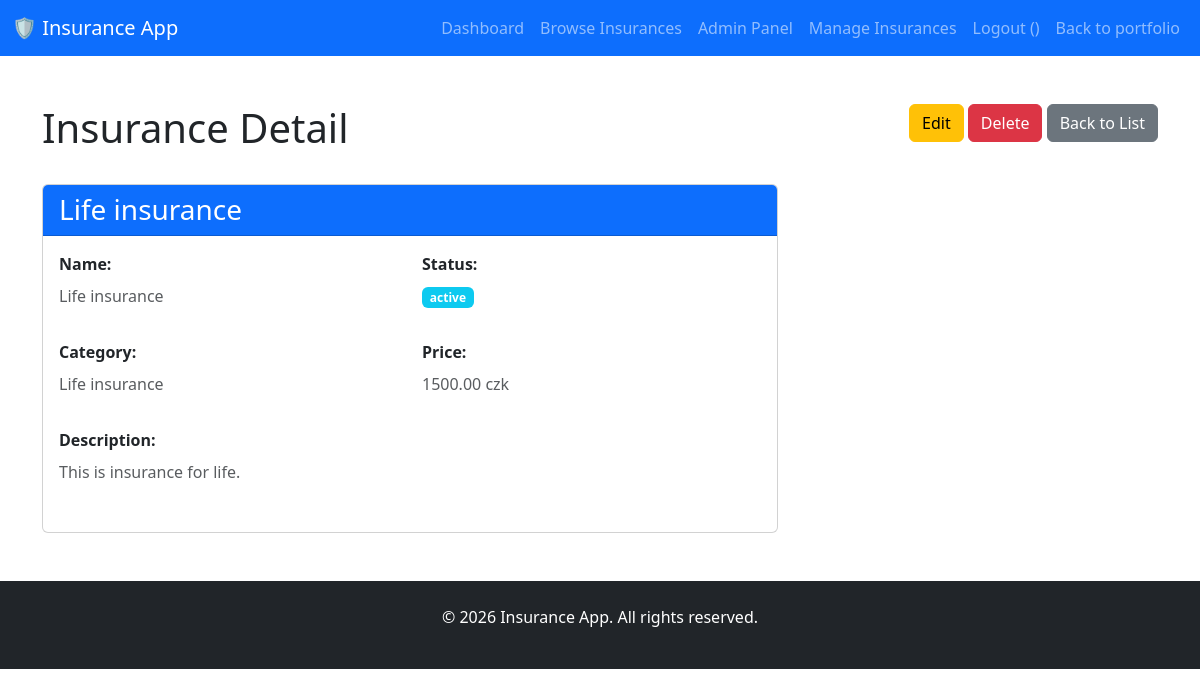
The page /insurance/1/ (signed in) on the database its author committed.
### insuranceapp/models.py (models this page shows, shortened)
class Insurance(models.Model):
    name=models.CharField(max_length=100, blank=False)
    description=models.TextField(blank=True, null=True)
    ins_category = models.ForeignKey(InsCategory, on_delete=models.CASCADE, related_name='insurances', null=True, blank=True)
    price=models.ForeignKey(Price, on_delete=models.CASCADE, related_name='insurances', null=True, blank=True)
    status = models.ForeignKey(InsuranceStatus, on_delete=models.CASCADE, related_name='insurances', null=True, blank=True)
    class Meta:
        verbose_name = "insurance"
        verbose_name_plural = "insurances"

class InsuranceStatus(models.Model):
    STATUS_CHOICES = [
        ('active', 'Active'),
        ('inactive', 'Inactive'),
    ]
    status = models.CharField(max_length=10, choices=STATUS_CHOICES, default='inactive')

class InsCategory(models.Model):
    name = models.CharField(max_length=100, blank=False)

class Price(models.Model):
    amount = models.DecimalField(max_digits=10, decimal_places=2)
    currency = models.CharField(max_length=10)

### insuranceapp/views.py (the view)
# urls.py: path('<int:pk>/', views.InsuranceDetailView.as_view(), name='insurance_detail'),
class InsuranceDetailView(IsStaffUserMixin, DetailView):
    model = Insurance
    template_name = 'insurance_app/insurance_detail.html'
    context_object_name = 'insurance'

### insuranceapp/views.py (called while the page is built)
    def test_func(self):
        return self.request.user.is_staff or self.request.user.is_superuser

### templates/insurance_app/insurance_detail.html (shortened to what this page needs)
{% extends 'insurance_app/base.html' %}
{% load static %}
{% load crispy_forms_tags %}
{% block content %}
<div class="row mb-4">
    <div class="col-md-8">
        <h1>Insurance Detail</h1>
    </div>
    <div class="col-md-4 text-end">
        <a href="{% url 'insurance_update' insurance.pk %}" class="btn btn-warning">Edit</a>
        <a href="{% url 'insurance_delete' insurance.pk %}" class="btn btn-danger">Delete</a>
        <a href="{% url 'insurance_list' %}" class="btn btn-secondary">Back to List</a>
    </div>
</div>
<div class="row">
    <div class="col-md-8">
        <div class="card">
            <div class="card-header bg-primary text-white">
                <h3 class="mb-0">{{ insurance.name }}</h3>
            </div>
            <div class="card-body">
                <div class="row mb-3">
                    <div class="col-md-6">
                        <label class="form-label"><strong>Name:</strong></label>
                        <p class="text-muted">{{ insurance.name }}</p>
                    </div>
                    <div class="col-md-6">
                        <label class="form-label"><strong>Status:</strong></label>
                        <p class="text-muted">{% if insurance.status %}<span class="badge bg-info">{{ insurance.status.status }}</span>{% else %}<span class="badge bg-secondary">N/A</span>{% endif %}</p>
                    </div>
                </div>
                <div class="row mb-3">
                    <div class="col-md-6">
                        <label class="form-label"><strong>Category:</strong></label>
                        <p class="text-muted">{% if insurance.ins_category %}{{ insurance.ins_category.name }}{% else %}N/A{% endif %}</p>
                    </div>
                    <div class="col-md-6">
                        <label class="form-label"><strong>Price:</strong></label>
                        <p class="text-muted">{% if insurance.price %}{{ insurance.price.amount }} {{ insurance.price.currency }}{% else %}N/A{% endif %}</p>
                    </div>
                </div>
                <div class="row mb-3">
                    <div class="col-md-12">
                        <label class="form-label"><strong>Description:</strong></label>
                        <p class="text-muted">{{ insurance.description }}</p>
                    </div>
                </div>
            </div>
        </div>
    </div>
</div>
{% endblock %}

### rows shown on the page
Insurance: name "Life insurance", status.status "active", ins_category.name "Life insurance", price.amount "1500.00", price.currency "czk", description "This is insurance for life."
